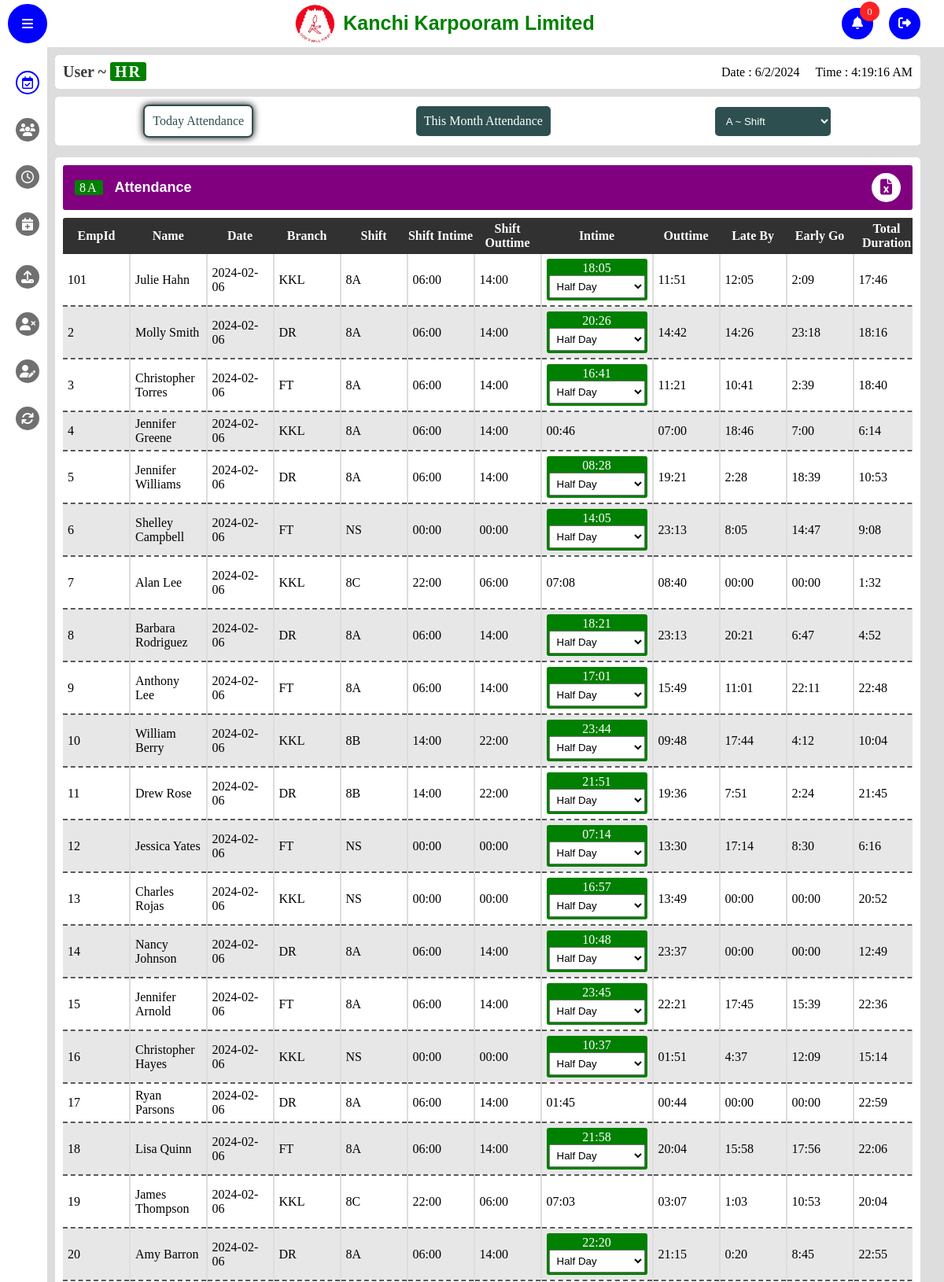
Screenshot of / (signed in, upper part) with the database file from the repository.
### app/models.py (models this page shows)
class Attendance(db.Model,UserMixin):
    id=db.Column(db.Integer,primary_key=True)
    date = db.Column(db.DateTime(timezone=True), default=func.now())
    emp_id = db.Column(db.Integer, db.ForeignKey('emp_login.id'))
    name = db.Column(db.String(150), nullable=False)
    attendance =db.Column(db.String(150))
    branch =db.Column(db.String(150),default='KKL')
    wages_per_Day=db.Column(db.String(150))
    inTime=db.Column(db.String(150))
    outTime=db.Column(db.String(150))
    overtime=db.Column(db.String(150),default='00:00')
    employee = db.relationship('Emp_login', back_populates='attendances')
    shiftType=db.Column(db.String(150))
    shiftIntime = db.Column(db.String(150))
    shift_Outtime = db.Column(db.String(150))
    TotalDuration=db.Column(db.String(150))
    lateBy=db.Column(db.String(150))
    earlyGoingBy=db.Column(db.String(150))
    punchRecords=db.Column(db.String(150))

### app/views.py (the view)
@views.route('/',methods=['POST','GET'])
@login_required
def admin():
    print(current_user.role)
    if current_user.role == 'employee':
        return redirect(url_for('auth.logout'))
    else :
        current_date = datetime.now().strftime('%Y-%m-%d')
        employee_attendance = Attendance.query.filter(func.DATE(Attendance.date) == current_date).all()
        emp_login=Emp_login.query.order_by(Emp_login.emp_id).all()
        late_permission=late.query.order_by(late.date).all()
        leave_permission=leave.query.order_by(leave.date).all()
        notification=notifications.query.order_by(notifications.timestamp).all()
        month_attend=month_attendance()
        employee_data=month_attend[0]
        date=month_attend[1]
    return render_template('admin.html',employee_data=employee_data,date=date,emp_login=emp_login, notification=notification, attendance=employee_attendance, late_permission=late_permission, leave_permission=leave_permission)

### app/funcations.py (called while the page is built)
def month_attendance():
    start_date, end_date = get_last_month_dates()
    last_month_attendance = db.session.query(Attendance).filter(
        Attendance.date.between(start_date, end_date)
    ).all()
    employee_data = {}
    date = set()
    for record in last_month_attendance:
        emp_id = record.emp_id
        record_date=record.date.date().day
        date.add(record_date)
        if emp_id not in employee_data:
            employee_data[emp_id] = []
        employee_data[emp_id].append(record)
    date = list(date)
    return [employee_data,date]

def get_last_month_dates():
    today = datetime.today()
    first_day_of_current_month = today.replace(day=1)
    last_day_of_last_month = first_day_of_current_month - timedelta(days=1)
    first_day_of_last_month = last_day_of_last_month.replace(day=1)
    return first_day_of_last_month, today

### app/templates/admin.html (shortened to what this page needs)
{% extends "base_admin.html" %} {% block title %} Admin {% endblock %} {% block
content %}
<section
  class="main-attendance page-action"
  style="display: flex; flex-direction: column"
  index="0"
>
  <menu class="table-menu" style="display: flex">
    <ul class="btn-container">
      <li class="tag-btn click active today-attend-btn" attend-index="0">
        Today Attendance
      </li>
      <li class="tag-btn click month-attend-btn" attend-index="1">
        This Month Attendance
      </li>
      <select name="shift" id="shift" class="tag-btn click shift_change">
        <option value="8A">A ~ Shift</option>
      </select>
    </ul>
  </menu>
  <section
    class="frame today-attendance"
    style="display: flex"
    attend-index="0"
  >
    <div class="inner-frame">
      <div class="frame-header">
        <div class="frame-details currentShift">
          <p class="shift name"><span class="tag">A</span> ~ shift</p>
          <p class="frame-name">Attendance</p>
        </div>
        <div class="frame-options">
          <button type="button" class="download">
            <i class="fas fa-file-excel"></i>
          </button>
        </div>
      </div>
      <div class="frame-body">
        <table class="today-attendance-table">
          <thead>
            <tr class="tablehead">
              <th>EmpId</th>
              <th>Name</th>
              <th>Date</th>
              <th>Branch</th>
              <th>Shift</th>
              <th>Shift Intime</th>
              <th>Shift Outtime</th>
              <th>Intime</th>
              <th>Outtime</th>
              <th>Late By</th>
              <th>Early Go</th>
              <th>Total Duration</th>
            </tr>
          </thead>
          <tbody class="tableBody">
            {% if attendance %} {% for attendance in attendance %}
            <tr data-shift="{{attendance.shiftType}}">
              <td class="emp_id">{{attendance.emp_id }}</td>
              <td class="name">{{attendance.name}}</td>
              <td class="attend_date">{{attendance.date.date()}}</td>
              <td class="branch">{{attendance.branch}}</td>
              <td class="shift">{{attendance.shiftType}}</td>
              <td class="shiftInTime">{{attendance.shiftIntime}}</td>
              <td class="shiftOutTime">{{attendance.shift_Outtime}}</td>
              <td class="intime">{{attendance.inTime}}</td>
              <td class="outtime">{{attendance.outTime}}</td>
              <td>{{attendance.lateBy}}</td>
              <td>{{attendance.earlyGoingBy}}</td>
              <td>{{attendance.TotalDuration}}</td>
            </tr>
            {% endfor %} {% endif %}
          </tbody>
        </table>
      </div>
    </div>
  </section>
</section>
{% endblock %} {% block scripts %} {% endblock %}

### app/static/css/late.css (style rules this page uses)
table { border-collapse: collapse; border-radius: 3px; overflow: hidden; width: -webkit-fill-available; }
table thead { background: #585858; color: #fff; }
td, th { min-width: 75px; }
td { border-bottom: 2px dashed #585858; }

### app/static/css/attendance.css (style rules this page uses)
.frame-header { width: 100%; display: flex; align-items: center; justify-content: space-between; padding: 10px 15px; background: #800080; color: #fff; border-radius: 3px; }
.frame-details { display: flex; align-items: center; gap: 15px; }
.frame-name { font-family: sans-serif; font-weight: 700; font-size: 18px; display: flex; align-items: center; gap: 10px; }
.frame-options { display: flex; align-items: center; gap: 10px; }
.download, .grid, .list { width: 37px; height: 37px; border-radius: 50%; background: #fff; color: #800080; font-size: 20px; border: 2px solid #fff; cursor: pointer; transition: all 0.3s; }
.attendance-table, .today-attendance-table { width: 100%; max-height: 100%; border-collapse: collapse; margin-top: 10px; border-radius: 3px; overflow: hidden; }
.attendance-table .thead, .today-attendance-table thead { padding: 5px 0; background: #313131; color: #fff; }
td, th { min-width: 30px; text-align: center; padding: 5px 0; }
.today-attendance-table thead tr th { min-width: 85px; }
.today-attendance-table .tableBody td { border-right: 2px solid #ddd; }
.today-attendance-table td { text-align: left; padding: 6px; }
tr:nth-child(even) { background: #e7e7e7; }
.frame-body { max-width: 100%; overflow-x: scroll; }
.btn-container { margin-top: 10px; padding: 10px 15px; display: flex; align-items: center; flex-wrap: wrap; justify-content: space-around; gap: 10px; width: 100%; background: #fff; border-radius: 5px; }
.tag-btn { padding: 10px; border-radius: 7px; border: 2px solid; background: #2e4f4f; color: #fff; cursor: pointer; outline: none; }
li.tag-btn { transition: all 0.5s; }
.tag-btn.active, .tag-btn:focus { box-shadow: 0px 0px 10px #000; background: #fff; color: #2e4f4f; }
.today-attendance-table tbody tr { position: relative; }
.today-attendance-table tbody td { position: relative; }

### app/static/css/style.css (style rules this page uses)
* { margin: 0; padding: 0; box-sizing: border-box; list-style: none; text-decoration: none; }
table { width: -webkit-fill-available; }
body { background: #ddd; }
li { list-style: none; }
.frame { margin-top: 15px; padding: 10px; width: 100%; background: #ffffff; min-height: 77vh; border-radius: 5px; }
.inner-frame { width: 100%; height: 100%; }
option { padding: 10px; }

### rows the page displays
Attendance: emp_id "101", name "Julie Hahn", date "2024-02-06", branch "KKL", shiftType "8A", shiftIntime "06:00", shift_Outtime "14:00", outTime "11:51", lateBy "12:05", earlyGoingBy "2:09", TotalDuration "17:46"
Attendance: emp_id "2", name "Molly Smith", date "2024-02-06", branch "DR", shiftType "8A", shiftIntime "06:00", shift_Outtime "14:00", outTime "14:42", lateBy "14:26", earlyGoingBy "23:18", TotalDuration "18:16"
Attendance: emp_id "3", name "Christopher Torres", date "2024-02-06", branch "FT", shiftType "8A", shiftIntime "06:00", shift_Outtime "14:00", outTime "11:21", lateBy "10:41", earlyGoingBy "2:39", TotalDuration "18:40"
Attendance: emp_id "4", name "Jennifer Greene", date "2024-02-06", branch "KKL", shiftType "8A", shiftIntime "06:00", shift_Outtime "14:00", inTime "00:46", outTime "07:00", lateBy "18:46", earlyGoingBy "7:00", TotalDuration "6:14"
Attendance: emp_id "5", name "Jennifer Williams", date "2024-02-06", branch "DR", shiftType "8A", shiftIntime "06:00", shift_Outtime "14:00", outTime "19:21", lateBy "2:28", earlyGoingBy "18:39", TotalDuration "10:53"
Attendance: emp_id "6", name "Shelley Campbell", date "2024-02-06", branch "FT", shiftType "NS", shiftIntime "00:00", shift_Outtime "00:00", outTime "23:13", lateBy "8:05", earlyGoingBy "14:47", TotalDuration "9:08"
Attendance: emp_id "7", name "Alan Lee", date "2024-02-06", branch "KKL", shiftType "8C", shiftIntime "22:00", shift_Outtime "06:00", inTime "07:08", outTime "08:40", lateBy "00:00", earlyGoingBy "00:00", TotalDuration "1:32"
Attendance: emp_id "8", name "Barbara Rodriguez", date "2024-02-06", branch "DR", shiftType "8A", shiftIntime "06:00", shift_Outtime "14:00", outTime "23:13", lateBy "20:21", earlyGoingBy "6:47", TotalDuration "4:52"
Attendance: emp_id "9", name "Anthony Lee", date "2024-02-06", branch "FT", shiftType "8A", shiftIntime "06:00", shift_Outtime "14:00", outTime "15:49", lateBy "11:01", earlyGoingBy "22:11", TotalDuration "22:48"
Attendance: emp_id "10", name "William Berry", date "2024-02-06", branch "KKL", shiftType "8B", shiftIntime "14:00", shift_Outtime "22:00", outTime "09:48", lateBy "17:44", earlyGoingBy "4:12", TotalDuration "10:04"
Attendance: emp_id "11", name "Drew Rose", date "2024-02-06", branch "DR", shiftType "8B", shiftIntime "14:00", shift_Outtime "22:00", outTime "19:36", lateBy "7:51", earlyGoingBy "2:24", TotalDuration "21:45"
Attendance: emp_id "12", name "Jessica Yates", date "2024-02-06", branch "FT", shiftType "NS", shiftIntime "00:00", shift_Outtime "00:00", outTime "13:30", lateBy "17:14", earlyGoingBy "8:30", TotalDuration "6:16"
Attendance: emp_id "13", name "Charles Rojas", date "2024-02-06", branch "KKL", shiftType "NS", shiftIntime "00:00", shift_Outtime "00:00", outTime "13:49", lateBy "00:00", earlyGoingBy "00:00", TotalDuration "20:52"
Attendance: emp_id "14", name "Nancy Johnson", date "2024-02-06", branch "DR", shiftType "8A", shiftIntime "06:00", shift_Outtime "14:00", outTime "23:37", lateBy "00:00", earlyGoingBy "00:00", TotalDuration "12:49"
Attendance: emp_id "15", name "Jennifer Arnold", date "2024-02-06", branch "FT", shiftType "8A", shiftIntime "06:00", shift_Outtime "14:00", outTime "22:21", lateBy "17:45", earlyGoingBy "15:39", TotalDuration "22:36"
Attendance: emp_id "16", name "Christopher Hayes", date "2024-02-06", branch "KKL", shiftType "NS", shiftIntime "00:00", shift_Outtime "00:00", outTime "01:51", lateBy "4:37", earlyGoingBy "12:09", TotalDuration "15:14"
Attendance: emp_id "17", name "Ryan Parsons", date "2024-02-06", branch "DR", shiftType "8A", shiftIntime "06:00", shift_Outtime "14:00", inTime "01:45", outTime "00:44", lateBy "00:00", earlyGoingBy "00:00", TotalDuration "22:59"
Attendance: emp_id "18", name "Lisa Quinn", date "2024-02-06", branch "FT", shiftType "8A", shiftIntime "06:00", shift_Outtime "14:00", outTime "20:04", lateBy "15:58", earlyGoingBy "17:56", TotalDuration "22:06"
Attendance: emp_id "19", name "James Thompson", date "2024-02-06", branch "KKL", shiftType "8C", shiftIntime "22:00", shift_Outtime "06:00", inTime "07:03", outTime "03:07", lateBy "1:03", earlyGoingBy "10:53", TotalDuration "20:04"
Attendance: emp_id "20", name "Amy Barron", date "2024-02-06", branch "DR", shiftType "8A", shiftIntime "06:00", shift_Outtime "14:00", outTime "21:15", lateBy "0:20", earlyGoingBy "8:45", TotalDuration "22:55"
